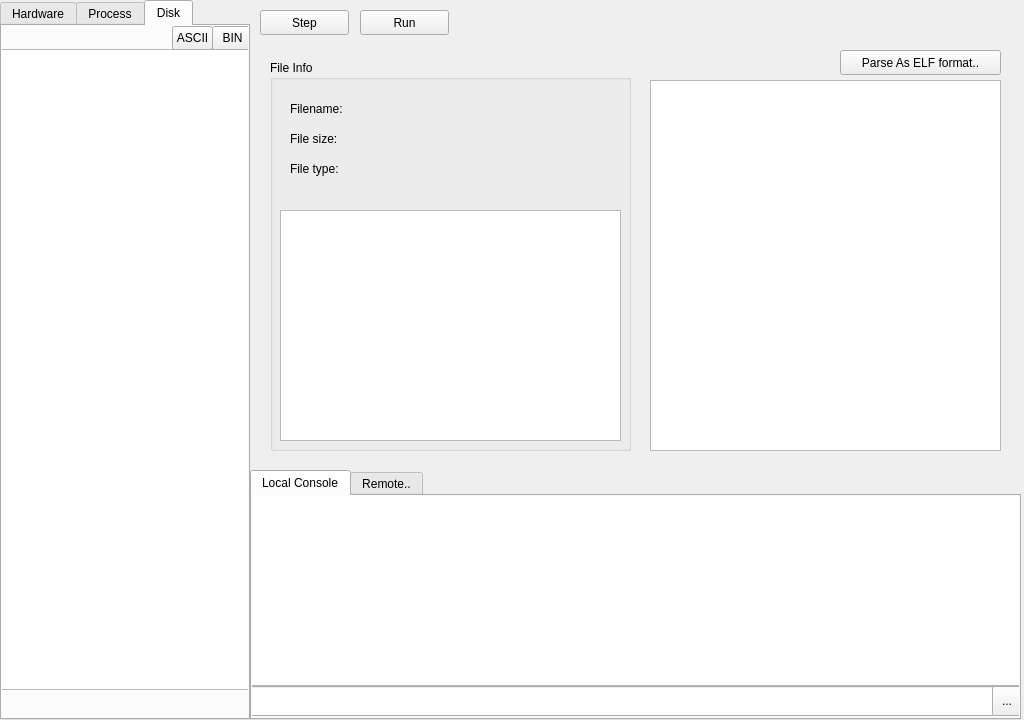
<?xml version="1.0" encoding="UTF-8"?>
<ui version="4.0">
 <class>MainWindow</class>
 <widget class="QMainWindow" name="MainWindow">
  <property name="geometry">
   <rect>
    <x>0</x>
    <y>0</y>
    <width>1024</width>
    <height>720</height>
   </rect>
  </property>
  <property name="windowTitle">
   <string>YOS</string>
  </property>
  <widget class="QWidget" name="centralWidget">
   <property name="sizePolicy">
    <sizepolicy hsizetype="Expanding" vsizetype="Expanding">
     <horstretch>0</horstretch>
     <verstretch>0</verstretch>
    </sizepolicy>
   </property>
   <widget class="QTabWidget" name="Bottom">
    <property name="geometry">
     <rect>
      <x>250</x>
      <y>470</y>
      <width>771</width>
      <height>250</height>
     </rect>
    </property>
    <property name="currentIndex">
     <number>0</number>
    </property>
    <widget class="QWidget" name="Local">
     <attribute name="title">
      <string>Local Console</string>
     </attribute>
     <widget class="QLineEdit" name="cmd_input">
      <property name="geometry">
       <rect>
        <x>-2</x>
        <y>190</y>
        <width>781</width>
        <height>30</height>
       </rect>
      </property>
     </widget>
     <widget class="QTextEdit" name="console">
      <property name="geometry">
       <rect>
        <x>-5</x>
        <y>-1</y>
        <width>791</width>
        <height>191</height>
       </rect>
      </property>
      <property name="sizePolicy">
       <sizepolicy hsizetype="Maximum" vsizetype="Maximum">
        <horstretch>0</horstretch>
        <verstretch>0</verstretch>
       </sizepolicy>
      </property>
     </widget>
     <widget class="QToolButton" name="cmd_btn">
      <property name="geometry">
       <rect>
        <x>740</x>
        <y>190</y>
        <width>30</width>
        <height>30</height>
       </rect>
      </property>
      <property name="text">
       <string>...</string>
      </property>
     </widget>
    </widget>
    <widget class="QWidget" name="Remote">
     <attribute name="title">
      <string>Remote..</string>
     </attribute>
    </widget>
   </widget>
   <widget class="QTabWidget" name="Side">
    <property name="geometry">
     <rect>
      <x>0</x>
      <y>0</y>
      <width>250</width>
      <height>720</height>
     </rect>
    </property>
    <property name="currentIndex">
     <number>2</number>
    </property>
    <widget class="QWidget" name="Hardware">
     <attribute name="title">
      <string>Hardware</string>
     </attribute>
     <widget class="QTreeWidget" name="hardwares">
      <property name="geometry">
       <rect>
        <x>-2</x>
        <y>-2</y>
        <width>250</width>
        <height>720</height>
       </rect>
      </property>
      <column>
       <property name="text">
        <string>YOS</string>
       </property>
      </column>
      <item>
       <property name="text">
        <string>DRAM</string>
       </property>
      </item>
     </widget>
     <widget class="QToolButton" name="add_cpu">
      <property name="geometry">
       <rect>
        <x>229</x>
        <y>-1</y>
        <width>21</width>
        <height>21</height>
       </rect>
      </property>
      <property name="text">
       <string>+</string>
      </property>
     </widget>
    </widget>
    <widget class="QWidget" name="tab_4">
     <attribute name="title">
      <string>Process</string>
     </attribute>
     <widget class="QTreeWidget" name="treeWidget_2">
      <property name="geometry">
       <rect>
        <x>-2</x>
        <y>-2</y>
        <width>250</width>
        <height>720</height>
       </rect>
      </property>
      <column>
       <property name="text">
        <string>YOS</string>
       </property>
      </column>
      <item>
       <property name="text">
        <string>Process#1</string>
       </property>
       <item>
        <property name="text">
         <string>VM</string>
        </property>
       </item>
      </item>
     </widget>
    </widget>
    <widget class="QWidget" name="tab">
     <attribute name="title">
      <string>Disk</string>
     </attribute>
     <widget class="QListWidget" name="list_file">
      <property name="geometry">
       <rect>
        <x>-2</x>
        <y>23</y>
        <width>256</width>
        <height>641</height>
       </rect>
      </property>
     </widget>
     <widget class="QToolButton" name="load_bin">
      <property name="geometry">
       <rect>
        <x>210</x>
        <y>0</y>
        <width>41</width>
        <height>24</height>
       </rect>
      </property>
      <property name="text">
       <string>BIN</string>
      </property>
     </widget>
     <widget class="QToolButton" name="load_ascii">
      <property name="geometry">
       <rect>
        <x>170</x>
        <y>0</y>
        <width>41</width>
        <height>24</height>
       </rect>
      </property>
      <property name="text">
       <string>ASCII</string>
      </property>
     </widget>
    </widget>
   </widget>
   <widget class="QStackedWidget" name="stacked">
    <property name="geometry">
     <rect>
      <x>260</x>
      <y>30</y>
      <width>771</width>
      <height>431</height>
     </rect>
    </property>
    <property name="currentIndex">
     <number>2</number>
    </property>
    <widget class="QWidget" name="page_3">
     <widget class="QTableWidget" name="tableWidget_2">
      <property name="geometry">
       <rect>
        <x>10</x>
        <y>50</y>
        <width>741</width>
        <height>231</height>
       </rect>
      </property>
      <column>
       <property name="text">
        <string>ADDR</string>
       </property>
      </column>
      <column>
       <property name="text">
        <string>+0</string>
       </property>
      </column>
      <column>
       <property name="text">
        <string>+1</string>
       </property>
      </column>
      <column>
       <property name="text">
        <string>+2</string>
       </property>
      </column>
      <column>
       <property name="text">
        <string>+3</string>
       </property>
      </column>
      <column>
       <property name="text">
        <string>+4</string>
       </property>
      </column>
      <column>
       <property name="text">
        <string>+5</string>
       </property>
      </column>
      <column>
       <property name="text">
        <string>+6</string>
       </property>
      </column>
      <column>
       <property name="text">
        <string>+7</string>
       </property>
      </column>
     </widget>
     <widget class="QLabel" name="label">
      <property name="geometry">
       <rect>
        <x>10</x>
        <y>20</y>
        <width>141</width>
        <height>17</height>
       </rect>
      </property>
      <property name="text">
       <string>Physical Memory</string>
      </property>
     </widget>
    </widget>
    <widget class="QWidget" name="page_4">
     <widget class="QTabWidget" name="tabWidget_2">
      <property name="geometry">
       <rect>
        <x>0</x>
        <y>20</y>
        <width>361</width>
        <height>401</height>
       </rect>
      </property>
      <property name="currentIndex">
       <number>0</number>
      </property>
      <widget class="QWidget" name="tabWidget_2Page1">
       <attribute name="title">
        <string>Running Process</string>
       </attribute>
       <widget class="QTableWidget" name="t_addr">
        <property name="geometry">
         <rect>
          <x>10</x>
          <y>210</y>
          <width>331</width>
          <height>151</height>
         </rect>
        </property>
        <row>
         <property name="text">
          <string>1</string>
         </property>
        </row>
        <row>
         <property name="text">
          <string>2</string>
         </property>
        </row>
        <row>
         <property name="text">
          <string>3</string>
         </property>
        </row>
        <column>
         <property name="text">
          <string>VM_ADDR</string>
         </property>
        </column>
        <column>
         <property name="text">
          <string>PSC_ADDR</string>
         </property>
        </column>
        <column>
         <property name="text">
          <string>VALUE</string>
         </property>
        </column>
        <column>
         <property name="text">
          <string>SRC</string>
         </property>
        </column>
       </widget>
       <widget class="QLabel" name="label_2">
        <property name="geometry">
         <rect>
          <x>20</x>
          <y>30</y>
          <width>67</width>
          <height>17</height>
         </rect>
        </property>
        <property name="font">
         <font>
          <pointsize>11</pointsize>
         </font>
        </property>
        <property name="text">
         <string>PID:</string>
        </property>
       </widget>
       <widget class="QLabel" name="l_pid">
        <property name="geometry">
         <rect>
          <x>80</x>
          <y>30</y>
          <width>67</width>
          <height>17</height>
         </rect>
        </property>
        <property name="text">
         <string>TextLabel</string>
        </property>
       </widget>
       <widget class="QLabel" name="label_4">
        <property name="geometry">
         <rect>
          <x>20</x>
          <y>50</y>
          <width>67</width>
          <height>17</height>
         </rect>
        </property>
        <property name="text">
         <string>Status:</string>
        </property>
       </widget>
       <widget class="QLabel" name="l_status">
        <property name="geometry">
         <rect>
          <x>80</x>
          <y>50</y>
          <width>67</width>
          <height>17</height>
         </rect>
        </property>
        <property name="text">
         <string>TextLabel</string>
        </property>
       </widget>
       <widget class="QTextEdit" name="vm_area">
        <property name="geometry">
         <rect>
          <x>10</x>
          <y>130</y>
          <width>331</width>
          <height>70</height>
         </rect>
        </property>
       </widget>
       <widget class="QLabel" name="label_6">
        <property name="geometry">
         <rect>
          <x>10</x>
          <y>110</y>
          <width>131</width>
          <height>17</height>
         </rect>
        </property>
        <property name="text">
         <string>VM_AREA_STRUCT</string>
        </property>
       </widget>
       <widget class="QLabel" name="label_13">
        <property name="geometry">
         <rect>
          <x>20</x>
          <y>70</y>
          <width>67</width>
          <height>17</height>
         </rect>
        </property>
        <property name="text">
         <string>Period:</string>
        </property>
       </widget>
       <widget class="QLabel" name="l_period">
        <property name="geometry">
         <rect>
          <x>80</x>
          <y>70</y>
          <width>67</width>
          <height>17</height>
         </rect>
        </property>
        <property name="text">
         <string>TextLabel</string>
        </property>
       </widget>
       <widget class="QLabel" name="label_3">
        <property name="geometry">
         <rect>
          <x>170</x>
          <y>30</y>
          <width>67</width>
          <height>17</height>
         </rect>
        </property>
        <property name="text">
         <string>CPU:</string>
        </property>
       </widget>
       <widget class="QLabel" name="l_cpu">
        <property name="geometry">
         <rect>
          <x>220</x>
          <y>30</y>
          <width>67</width>
          <height>17</height>
         </rect>
        </property>
        <property name="text">
         <string>TextLabel</string>
        </property>
       </widget>
       <widget class="QLabel" name="label_11">
        <property name="geometry">
         <rect>
          <x>170</x>
          <y>50</y>
          <width>67</width>
          <height>17</height>
         </rect>
        </property>
        <property name="text">
         <string>Core:</string>
        </property>
       </widget>
       <widget class="QLabel" name="l_core">
        <property name="geometry">
         <rect>
          <x>220</x>
          <y>50</y>
          <width>67</width>
          <height>17</height>
         </rect>
        </property>
        <property name="text">
         <string>TextLabel</string>
        </property>
       </widget>
      </widget>
      <widget class="QWidget" name="tabWidget_2Page3">
       <attribute name="title">
        <string>Pipeline</string>
       </attribute>
       <widget class="QLabel" name="label_9">
        <property name="geometry">
         <rect>
          <x>10</x>
          <y>10</y>
          <width>101</width>
          <height>17</height>
         </rect>
        </property>
        <property name="text">
         <string>Register log:</string>
        </property>
       </widget>
       <widget class="QLabel" name="label_10">
        <property name="geometry">
         <rect>
          <x>10</x>
          <y>180</y>
          <width>67</width>
          <height>17</height>
         </rect>
        </property>
        <property name="text">
         <string>Event log:</string>
        </property>
       </widget>
       <widget class="QTextBrowser" name="textBrowser">
        <property name="geometry">
         <rect>
          <x>10</x>
          <y>210</y>
          <width>331</width>
          <height>141</height>
         </rect>
        </property>
       </widget>
       <widget class="QTextBrowser" name="Reglog">
        <property name="geometry">
         <rect>
          <x>10</x>
          <y>40</y>
          <width>331</width>
          <height>131</height>
         </rect>
        </property>
       </widget>
      </widget>
     </widget>
     <widget class="QTableWidget" name="tdisas">
      <property name="geometry">
       <rect>
        <x>380</x>
        <y>50</y>
        <width>371</width>
        <height>371</height>
       </rect>
      </property>
     </widget>
     <widget class="QLabel" name="label_7">
      <property name="geometry">
       <rect>
        <x>380</x>
        <y>20</y>
        <width>211</width>
        <height>17</height>
       </rect>
      </property>
      <property name="text">
       <string>Disassembly of .text Session</string>
      </property>
     </widget>
    </widget>
    <widget class="QWidget" name="page">
     <widget class="QGroupBox" name="groupBox">
      <property name="geometry">
       <rect>
        <x>10</x>
        <y>30</y>
        <width>361</width>
        <height>391</height>
       </rect>
      </property>
      <property name="title">
       <string>File Info</string>
      </property>
      <widget class="QLabel" name="label_5">
       <property name="geometry">
        <rect>
         <x>20</x>
         <y>40</y>
         <width>67</width>
         <height>17</height>
        </rect>
       </property>
       <property name="text">
        <string>Filename:</string>
       </property>
      </widget>
      <widget class="QLabel" name="l_filename">
       <property name="geometry">
        <rect>
         <x>100</x>
         <y>40</y>
         <width>231</width>
         <height>17</height>
        </rect>
       </property>
       <property name="text">
        <string/>
       </property>
      </widget>
      <widget class="QLabel" name="label_12">
       <property name="geometry">
        <rect>
         <x>20</x>
         <y>70</y>
         <width>67</width>
         <height>17</height>
        </rect>
       </property>
       <property name="text">
        <string>File size:</string>
       </property>
      </widget>
      <widget class="QLabel" name="l_file_size">
       <property name="geometry">
        <rect>
         <x>100</x>
         <y>70</y>
         <width>241</width>
         <height>17</height>
        </rect>
       </property>
       <property name="text">
        <string/>
       </property>
      </widget>
      <widget class="QLabel" name="label_15">
       <property name="geometry">
        <rect>
         <x>20</x>
         <y>100</y>
         <width>67</width>
         <height>17</height>
        </rect>
       </property>
       <property name="text">
        <string>File type:</string>
       </property>
      </widget>
      <widget class="QLabel" name="l_file_type">
       <property name="geometry">
        <rect>
         <x>100</x>
         <y>100</y>
         <width>241</width>
         <height>17</height>
        </rect>
       </property>
       <property name="text">
        <string/>
       </property>
      </widget>
      <widget class="QTextEdit" name="file_content">
       <property name="geometry">
        <rect>
         <x>10</x>
         <y>150</y>
         <width>341</width>
         <height>231</height>
        </rect>
       </property>
      </widget>
     </widget>
     <widget class="QTextEdit" name="elf_parsed">
      <property name="geometry">
       <rect>
        <x>390</x>
        <y>50</y>
        <width>351</width>
        <height>371</height>
       </rect>
      </property>
     </widget>
     <widget class="QPushButton" name="b_parse_elf">
      <property name="geometry">
       <rect>
        <x>580</x>
        <y>20</y>
        <width>161</width>
        <height>25</height>
       </rect>
      </property>
      <property name="text">
       <string>Parse As ELF format..</string>
      </property>
     </widget>
    </widget>
   </widget>
   <widget class="QPushButton" name="step">
    <property name="geometry">
     <rect>
      <x>260</x>
      <y>10</y>
      <width>89</width>
      <height>25</height>
     </rect>
    </property>
    <property name="text">
     <string>Step</string>
    </property>
   </widget>
   <widget class="QPushButton" name="b_run">
    <property name="geometry">
     <rect>
      <x>360</x>
      <y>10</y>
      <width>89</width>
      <height>25</height>
     </rect>
    </property>
    <property name="text">
     <string>Run</string>
    </property>
   </widget>
  </widget>
  <widget class="QMenuBar" name="menuBar">
   <property name="geometry">
    <rect>
     <x>0</x>
     <y>0</y>
     <width>1024</width>
     <height>28</height>
    </rect>
   </property>
  </widget>
 </widget>
 <layoutdefault spacing="6" margin="11"/>
 <resources/>
 <connections/>
</ui>
